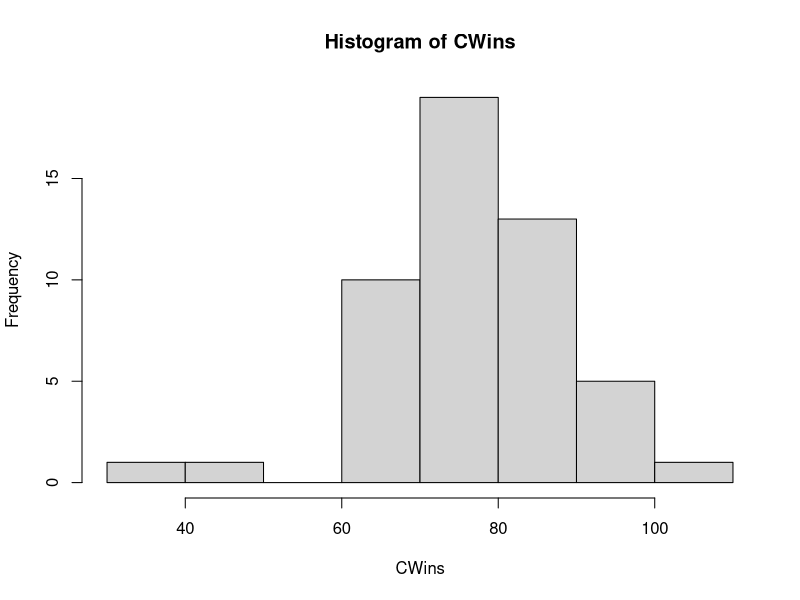
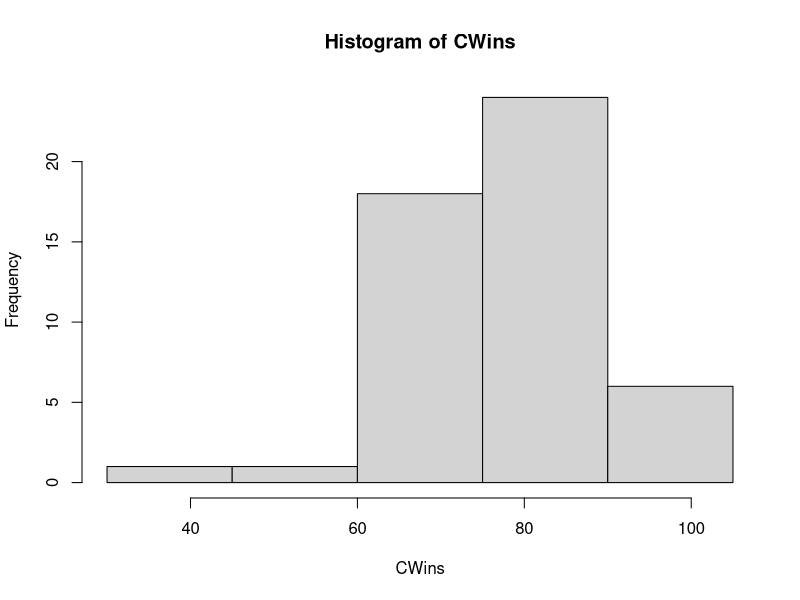
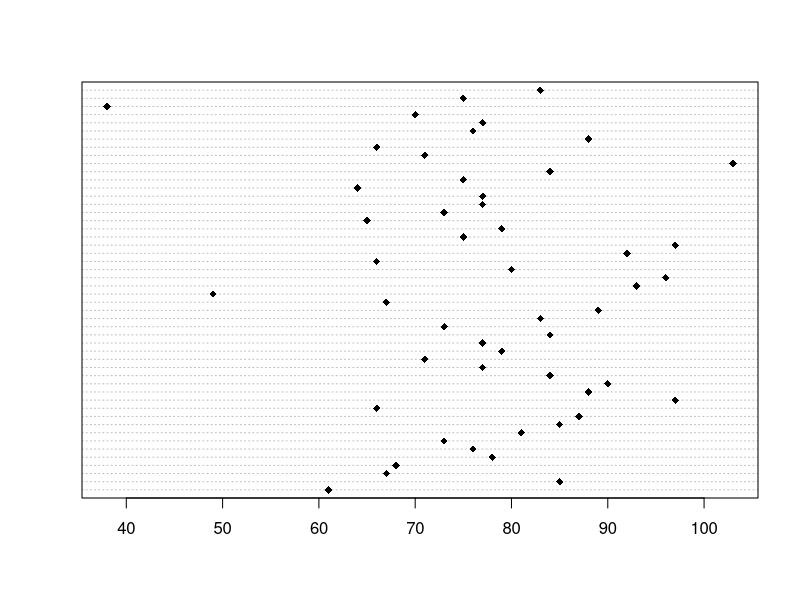

Here is the R script that generated these plots, in order:
#3.4

CWins <- c(61,85,67,68,78,76,73,81,85,87,66,97,88,90,84,77,71,79,77,84,73,83,89,
           67,49,93,96,80,66,92,97,75,79,65,73,77,77,64,75,84,103,71,66,88,76,
           77,70,38,75,83)

# Frequency histogram
hist(CWins)

brk <- seq(30,110, by=15)
hist(CWins, breaks = brk)


# Stem-and-leaf plot
stem(CWins)
# Read as 38, 49, 61.4....

# Dot plot
# install.packages("graphics")
library(graphics)

dotchart(CWins, pch=18)


# Ordering data
Ages <- c(32,21,24,19,61,18,18,16,16,35,39,17,22,21,60,18,53,18,57,63,28,20,29,
          35,45)
sort(Ages, decreasing = FALSE)
